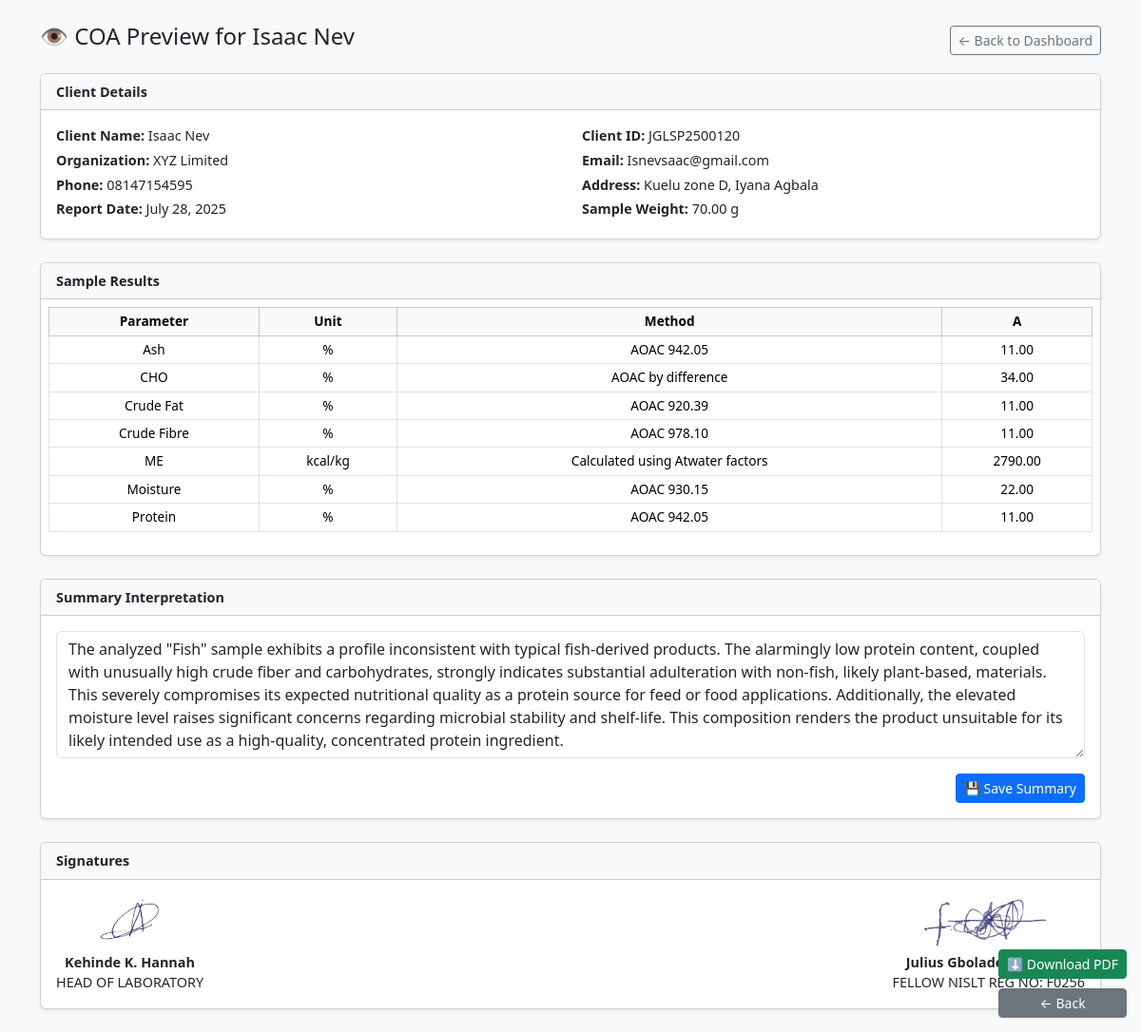
Page /preview_coa/JGLSP2500120/ (signed in) on the committed database.
### lims/models/client.py (models this page shows, shortened)
class Client(models.Model):
    client_id = models.CharField(max_length=20, unique=True)
    name = models.CharField(max_length=100)
    organization = models.CharField(max_length=150)
    email = models.EmailField()
    phone = models.CharField(max_length=20)
    address = models.TextField()
    token = models.CharField(max_length=20, unique=True, blank=True)
    created = models.DateTimeField(auto_now_add=True)
    coa_released = models.BooleanField(default=False)
    summary_text = models.TextField(blank=True, null=True)
    summary_confirmed = models.BooleanField(default=False)
    history = HistoricalRecords()

### users/models.py (models this page shows, shortened)
class User(AbstractUser):
    role = models.CharField(max_length=10, choices=RoleChoices.choices)

### lims/models/parameter.py (models this page shows, shortened)
class Parameter(models.Model):
    group = models.ForeignKey(
        ParameterGroup,
        on_delete=models.CASCADE,
        help_text="The group this parameter belongs to."
    )
    default_equipment = models.ForeignKey(
        Equipment,
        null=True,
        blank=True,
        on_delete=models.SET_NULL,
        help_text="Preferred equipment for this test (if any)."
    )
    name = models.CharField(
        max_length=100,
        help_text="Name of the parameter (e.g., Moisture)."
    )
    unit = models.CharField(
        max_length=20,
        help_text="Measurement unit for this parameter (e.g., %, mg/kg)."
    )
    method = models.CharField(
        max_length=150,
        help_text="Method used for analyzing this parameter."
    )
    ref_limit = models.CharField(
        max_length=50,
        help_text="Reference limit or threshold for this parameter."
    )
    default_price = models.DecimalField(
        max_digits=8,
        decimal_places=2,
        help_text="Default price for analyzing this parameter."
    )

### lims/models/test_assignment.py (models this page shows, shortened)
class TestResult(models.Model):
    test_assignment = models.OneToOneField(TestAssignment, on_delete=models.CASCADE)
    value = models.FloatField(null=True)
    recorded_by = models.ForeignKey(settings.AUTH_USER_MODEL, null=True, on_delete=models.SET_NULL)
    recorded_at = models.DateTimeField(null=True, auto_now_add=True)
    started_at = models.DateTimeField(null=True, blank=True)
    source = models.CharField(max_length=20, choices=[('manual', 'Manual'), ('system', 'System')], default='manual')
    calculation_note = models.TextField(blank=True, null=True)
    history = HistoricalRecords()

### lims/models/coa.py (models this page shows, shortened)
class COAInterpretation(models.Model):
    client = models.ForeignKey("Client", on_delete=models.CASCADE)
    summary_text = models.TextField()
    created_at = models.DateTimeField(auto_now_add=True)
    updated_at = models.DateTimeField(auto_now=True)
    history = HistoricalRecords()

### lims/views/coa.py (the view, shortened to what this page needs)
# urls.py: path('preview_coa/<str:client_id>/', views.preview_coa, name='preview_coa'),
@login_required
def preview_coa(request, client_id):
    samples = (
        Sample.objects
        .exclude(sample_code__startswith="QC-")
        .filter(client__client_id=client_id)
        .prefetch_related(
            "testassignment_set__parameter",
            "testassignment_set__testresult",
            "testassignment_set__testenvironment",
            "client"
        )
    )
    if not samples.exists():
        return HttpResponse("No samples found for this client.", status=404)
    client = samples.first().client
    interpretation, _ = COAInterpretation.objects.get_or_create(client=client)
    if request.method == "POST":
        summary_text = request.POST.get("summary_text", "").strip()
        interpretation.summary_text = summary_text
        interpretation.save()
        messages.success(request, "Summary updated successfully.")
        return redirect("preview_coa", client_id=client_id)
    table_data = []
    parameter_set = set()
    summary_input = {}  # { "Protein": [34.1, 33.8], ... }
    for sample in samples:
        row_data = {
            "sample_code": sample.sample_code,
            "weight": getattr(sample, "weight", None),
            "environment": None,
            "results": [],
        }
        param_values = {}
        for ta in sample.testassignment_set.all():
            res = getattr(ta, "testresult", None)
            param = ta.parameter
            parameter_set.add((param.name, param.unit, param.method))
            if res and res.value is not None:
                val = float(res.value)
                param_values[param.name.lower()] = val
                row_data["results"].append({
                    "parameter": param.name,
                    "method": param.method,
                    "value": val,
                    "unit": param.unit,
                })
            env = getattr(ta, "testenvironment", None)
            if env and not row_data["environment"]:
                row_data["environment"] = f"{env.temperature}°C, {env.humidity}%RH"
        calc_map = {
            "protein": "protein",
            "crude fat": "fat",
            "ash": "ash",
            "moisture": "moisture",
            "crude fibre": "fiber",
        }
        mapped_values = {}
        for key, alias in calc_map.items():
            if key in param_values:
                mapped_values[alias] = param_values[key]
        if all(alias in mapped_values for alias in ["protein", "fat", "ash", "moisture", "fiber"]):
            cho = round(
                100 - sum(mapped_values[k] for k in ["protein", "fat", "ash", "moisture", "fiber"]),
                2
            )
            me = round(
                ((mapped_values["protein"] * 4)
                 + (mapped_values["fat"] * 9)
                 + (cho * 4)) * 10,
                2
            )
            row_data["results"].append({
                "parameter": "CHO",
                "method": "AOAC by difference",
                "value": cho,
                "unit": "%",  # by-difference proximate remainder
            })
            row_data["results"].append({
                "parameter": "ME",
                "method": "Calculated using Atwater factors",
                "value": me,
                "unit": "kcal/kg",
            })
            parameter_set.add(("CHO", "%", "AOAC by difference"))
            parameter_set.add(("ME", "kcal/kg", "Calculated using Atwater factors"))
        row_data["environment"] = row_data["environment"] or "Ambient 25°C 50%RH"
        table_data.append(row_data)
        for result in row_data["results"]:
            summary_input.setdefault(result["parameter"], []).append(result["value"])
    parameters = sorted(list(parameter_set))
    summary_text = interpretation.summary_text
    weights = [row["weight"] for row in table_data if row["weight"] is not None]
    if len(weights) == 1:
        sample_weight_display = f"{weights[0]} g"
    elif weights:
        sample_weight_display = f"{min(weights)} g – {max(weights)} g"
    else:
        sample_weight_display = "N/A"
    context = {
        "client": client,
        "samples": table_data,
        "parameters": [
            {"name": p[0], "unit": p[1], "method": clean_method(p[2])}
            for p in parameters
        ],
        "summary_text": summary_text,
        "today": datetime.date.today(),
        "letterhead_url": request.build_absolute_uri('/static/letterheads/coa_letterhead.png'),
         "signature_1": request.build_absolute_uri('/static/images/signatures/hannah-sign.png'),
         "signature_2": request.build_absolute_uri('/static/images/signatures/julius-sign.png'),
         "sample_weight_display": sample_weight_display,
    }
    return render(request, "lims/coa/preview_coa.html", context)

### lims/views/coa.py (called while the page is built)
def clean_method(method_str):
    match = re.search(r"(AOAC\s+\d{3,4}\.\d{1,2})", method_str, re.IGNORECASE)
    return match.group(1) if match else method_str

### lims/templates/lims/coa/preview_coa.html (shortened to what this page needs)
{% load static %}
<!DOCTYPE html>
<html lang="en">
<head>
  <link href="https://cdn.jsdelivr.net/npm/bootstrap@5.3.3/dist/css/bootstrap.min.css" rel="stylesheet">
</head>
<body>
<div class="container my-4">
  <div class="d-flex justify-content-between align-items-center mb-3">
    <h4>👁️ COA Preview for {{ client.name }}</h4>
    <a href="{% url 'coa_dashboard' %}" class="btn btn-outline-secondary btn-sm">← Back to Dashboard</a>
  </div>
  <div class="card shadow-sm mb-4">
    <div class="card-header bg-light fw-bold">Client Details</div>
    <div class="card-body row meta-grid">
      <div class="col-md-6"><strong>Client Name:</strong> {{ client.name }}</div>
      <div class="col-md-6"><strong>Client ID:</strong> {{ client.client_id }}</div>
      <div class="col-md-6"><strong>Organization:</strong> {{ client.organization }}</div>
      <div class="col-md-6"><strong>Email:</strong> {{ client.email }}</div>
      <div class="col-md-6"><strong>Phone:</strong> {{ client.phone }}</div>
      <div class="col-md-6"><strong>Address:</strong> {{ client.address }}</div>
      <div class="col-md-6"><strong>Report Date:</strong> {{ today }}</div>
      <div class="col-md-6"><strong>Sample Weight:</strong> {{ sample_weight_display }}</div>
    </div>
  </div>
  <div class="card shadow-sm mb-4">
    <div class="card-header bg-light fw-bold">Sample Results</div>
    <div class="card-body p-2">
      <table class="table table-bordered table-sm">
        <thead class="table-light">
          <tr>
            <th>Parameter</th>
            <th>Unit</th>
            <th>Method</th>
            {% for s in samples %}
              <th>{{ s.sample_code }}</th>
            {% endfor %}
          </tr>
        </thead>
        <tbody>
          {% for param in parameters %}
            <tr>
              <td>{{ param.name }}</td>
              <td>{{ param.unit }}</td>
              <td>{{ param.method }}</td>
              {% for s in samples %}
                <td>
                  {% with val="" %}
                    {% for r in s.results %}
                      {% if r.parameter == param.name %}
                        {{ r.value|floatformat:2 }}
                      {% endif %}
                    {% endfor %}
                  {% endwith %}
                </td>
              {% endfor %}
            </tr>
          {% endfor %}
        </tbody>
      </table>
    </div>
  </div>
  <form method="post" class="mb-4">
    <div class="card shadow-sm">
      <div class="card-header bg-light fw-bold">Summary Interpretation</div>
      <div class="card-body">
        <textarea name="summary_text" rows="5" class="form-control">{{ summary_text }}</textarea>
        <div class="d-flex justify-content-end mt-3">
          <button type="submit" class="btn btn-primary btn-sm">💾 Save Summary</button>
        </div>
      </div>
    </div>
  </form>
  <div class="card shadow-sm mb-4">
    <div class="card-header bg-light fw-bold">Signatures</div>
    <div class="card-body d-flex justify-content-between text-center signatures">
      <div>
        <img src="{{ signature_1 }}" alt="Signature 1">
        <strong>Kehinde K. Hannah</strong><br>
        HEAD OF LABORATORY
      </div>
      <div>
        <img src="{{ signature_2 }}" alt="Signature 2">
        <strong>Julius Gbolade Famoriyo</strong><br>
        FELLOW NISLT REG NO: F0256
      </div>
    </div>
  </div>
</div>
<div class="sticky-actions">
  <a href="{% url 'generate_coa_pdf' client_id=client.client_id %}" class="btn btn-success btn-sm">
    ⬇️ Download PDF
  </a>
  <a href="{% url 'coa_dashboard' %}" class="btn btn-secondary btn-sm">← Back</a>
</div>
</body>
</html>

### lims/templates/lims/coa/preview_coa.html (style rules this page uses)
body { background: #f8f9fa; font-size: 0.9rem; }
table th, table td { font-size: 0.85rem; vertical-align: middle; text-align: center; }
textarea { font-size: 0.9rem; resize: vertical; }
.meta-grid div { margin-bottom: 4px; }
.signatures img { max-height: 60px; display: block; margin: auto; }
.sticky-actions { position: fixed; bottom: 15px; right: 15px; display: flex; flex-direction: column; gap: 10px; }

### rows in the picture
Client: name "Isaac Nev", client_id "JGLSP2500120", organization "XYZ Limited", email "Isnevsaac@gmail.com", phone "08147154595", address "Kuelu zone D, Iyana Agbala"
User: last_login "July 28, 2025"
Parameter: name "Ash"
TestResult: value "11.00"
Parameter: name "Crude Fat"
TestResult: value "11.00"
Parameter: name "Crude Fibre"
TestResult: value "11.00"
Parameter: name "Moisture"
TestResult: value "22.00"
Parameter: name "Protein"
TestResult: value "11.00"
COAInterpretation: summary_text "The analyzed \"Fish\" sample exhibits a profile inconsistent with typical fish-derived products. The alarmingly low protein content, coupled with unusually high crude fiber and carbohydrates, strongly indicates substantial adulteration with non-fish, likely plant-based, materials. This severely compromises its expected nutritional quality as a protein source for feed or food applications. Additionally, the elevated moisture level raises significant concerns regarding microbial stability and shelf-life. This composition renders the product unsuitable for its likely intended use as a high-quality, concentrated protein ingredient."

### other values in the picture
{{ sample_weight_display }} "70.00 g"
{{ s.sample_code }} "A"
{{ param.unit }} "%" "%" "%" "%" "kcal/kg" "%" "%"
{{ param.method }} "AOAC 942.05" "AOAC by difference" "AOAC 920.39" "AOAC 978.10" "Calculated using Atwater factors" "AOAC 930.15" "AOAC 942.05"
{{ param.name }} "CHO" "ME"
{{ r.value|floatformat:2 }} "34.00" "2790.00"
